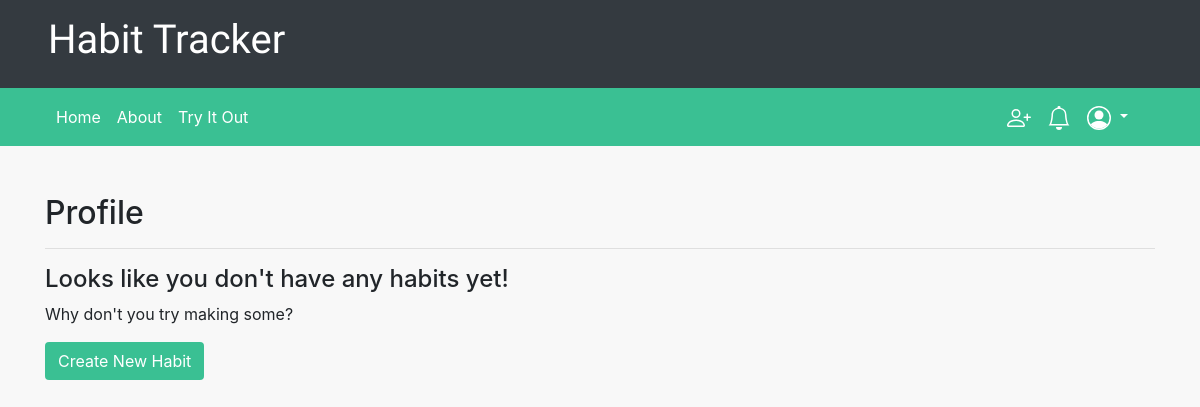
/ (signed in), run on an earlier commit of the app's database.
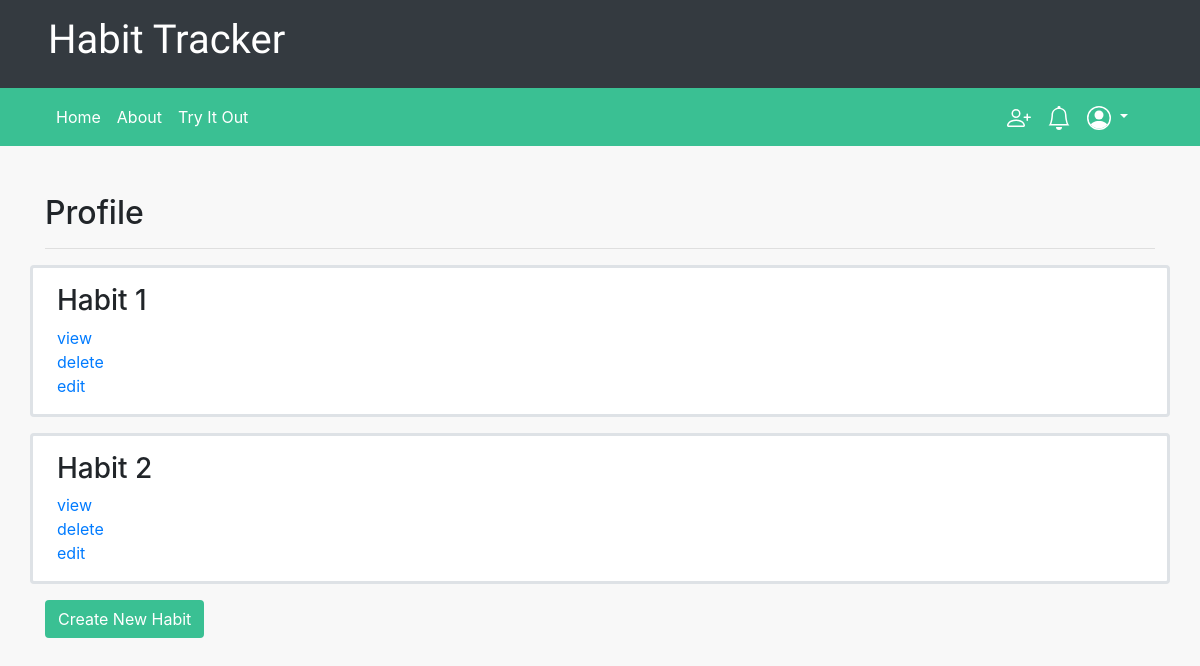
And on a later commit of the database.
### habits/models.py (models this page shows, shortened)
class Habit(models.Model):
    name = models.CharField(max_length=60)
    owner = models.ForeignKey(User, on_delete=models.CASCADE, related_name="habits")
    viewers = models.ManyToManyField(User, related_name="viewing", default=None, blank=True)
    dataType = models.SmallIntegerField(default=0)

class MainHabit(Habit):
    def __str__(self):
        return f"{self.id} | Main Habit: {self.name} | {self.owner.username}"

class Habit(models.Model):
    name = models.CharField(max_length=60)
    owner = models.ForeignKey(User, on_delete=models.CASCADE, related_name="habits")
    viewers = models.ManyToManyField(User, related_name="viewing", default=None, blank=True)
    dataType = models.SmallIntegerField(default=0)

### habits/views.py (the view)
# urls.py: path("", views.index, name="index"),
def index(request):
    if request.user.is_authenticated:
        return render(request, "habits/index.html", {
        'habitSet': MainHabit.objects.filter(owner=request.user)
    })
    return HttpResponseRedirect(reverse("login"))

### habits/templates/habits/index.html (shortened to what this page needs)
{% extends "habits/layout.html" %}
{% block title %}
    Profile
{% endblock %}
{% block body %}
    {% with habits=habitSet.all %}
        {% if habits %}
            {% for habit in habits%}
                <div class="row justify-content-center">
                    <div class="border px-4 py-3 mb-3 rounded bform col-12">
                        <h3>{{ habit.name }}</h3>
                        <a href="{% url 'viewHabit' habit.id %}">view</a>
                        <br>
                        <a href="{% url 'deleteHabit' habit.id %}">delete</a>
                        <br>
                        <a href="{% url 'editHabit' habit.id %}">edit</a>
                    </div>
                </div>
            {% endfor %}
        {% else %}
            <h4>Looks like you don't have any habits yet!</h4>
            <p>Why don't you try making some?</p>
        {% endif %}
    {% endwith %}
    <a href="{% url 'createHabit' %}"><button class="btn btn-login">Create New Habit</button></a>
{% endblock %}

What changed in the data, as far as the page shows it:
added MainHabit: name "Habit 1"
added MainHabit: name "Habit 2"
Also different on the page:
text no longer shown: "Looks like you don't have any habits yet! Why don't you try making some?"
